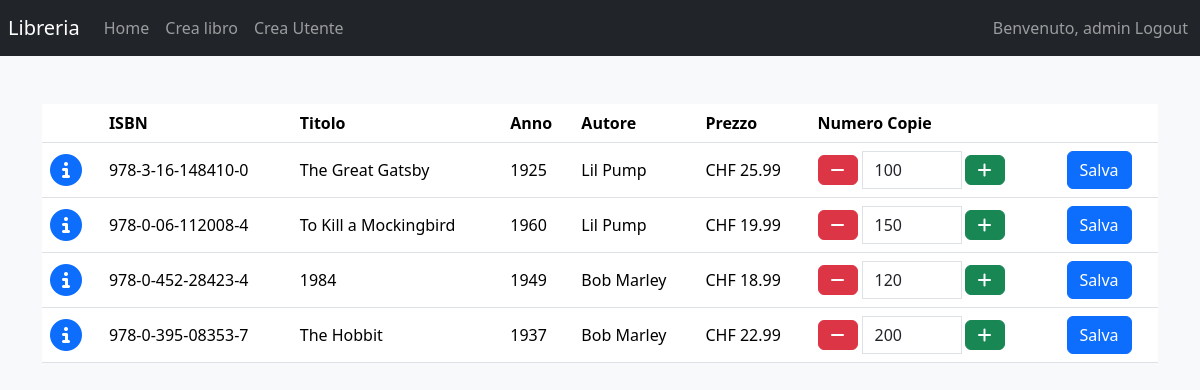
Screenshot of /Applicativo/dashboard (signed in) with the database file from the repository.
### tables this page shows
CREATE TABLE book(
  id INT NOT NULL AUTO_INCREMENT,
  title VARCHAR(45) NOT NULL,
  summary TEXT(500),
  release_year INT NOT NULL,
  `ISBN` CHAR(17) NOT NULL,
  price DOUBLE,
  cover_image CHAR(36),
  copies INT NOT NULL,
  author_id INT NOT NULL,
  publisher_id INT NOT NULL,
  PRIMARY KEY(id)
);

CREATE TABLE author(
  id INT NOT NULL AUTO_INCREMENT,
  `name` VARCHAR(45) NOT NULL,
  surname VARCHAR(45) NOT NULL,
  birth_year INT,
  PRIMARY KEY(id)
);

### Applicativo/application/controller/dashboard.php (called while the page is built, shortened)
<?php
class Dashboard
{
    public function index()
    {
        require 'application/models/book.php';
        $books = Book::fetchBooks();
        require 'application/views/templates/header.php';
        require 'application/views/templates/nav.php';
        require 'application/views/dashboard/index.php';
        require 'application/views/templates/footer.php';
    }
}

### Applicativo/index.php (called while the page is built, shortened)
<?php
require 'application/libs/application.php';
$app = new Application();

### Applicativo/application/models/book.php (called while the page is built, shortened)
<?php
class Book
{
    public function getId()
    {
        return $this->id;
    }
    public function getTitle()
    {
        return $this->title;
    }
    public function getReleaseYear()
    {
        return $this->releaseYear;
    }
    public function getIsbn()
    {
        return $this->isbn;
    }
    public function getPrice()
    {
        return $this->price;
    }
    public function getCopies()
    {
        return $this->copies;
    }
    public function getAuthor()
    {
        return $this->author;
    }
    private $id;
    private $title;
    private $releaseYear;
    private $isbn;
    private $price;
    private $copies;
    private $author;
    public function __construct($book)
    {
        require_once 'application/models/author.php';
        require_once 'application/models/publisher.php';
        $this->id = $book->id;
        $this->title = $book->title;
        $this->releaseYear = $book->release_year;
        $this->isbn = $book->ISBN;
        $this->price = $book->price;
        $this->copies = $book->copies;
        $this->author = Author::getAuthor($book->author_id);
        $this->publisher = Publisher::getPublisher($book->publisher_id);
    }
    public static function fetchBooks(){
        $statement = 'SELECT * FROM book;';
        $result = DB_CONNECTION->prepare($statement);
        $result->execute();
        $books = $result->fetchAll(PDO::FETCH_OBJ);
        $all = array();
        foreach ($books as $b){
            $all[] = new Book($b);
        }
        return $all;
    }
}

### Applicativo/application/models/author.php (called while the page is built, shortened)
<?php
class Author
{
    private $name;
    private $surname;
    public function __construct($obj)
    {
        $this->name = $obj->name;
        $this->surname = $obj->surname;
    }
    public function getName()
    {
        return $this->name;
    }
    public function getSurname()
    {
        return $this->surname;
    }
    public static function getAuthor($id){
        $statement = 'SELECT * FROM author WHERE id = :id;';
        $result = DB_CONNECTION->prepare($statement);
        $result->bindParam(':id', $id, PDO::PARAM_INT);
        $result->execute();
        $author = $result->fetch(PDO::FETCH_OBJ);
        $a = new Author($author);
        return $a;
    }
}

### Applicativo/application/models/publisher.php (called while the page is built, shortened)
<?php
class Publisher
{
    public static function getPublisher($id){
        $statement = 'SELECT * FROM publisher WHERE id = :id;';
        $result = DB_CONNECTION->prepare($statement);
        $result->bindParam(':id', $id, PDO::PARAM_INT);
        $result->execute();
        $publisher = $result->fetch(PDO::FETCH_OBJ);
        $p = new Publisher($publisher);
        return $p;
    }
}

### Applicativo/application/views/dashboard/index.php (the view, shortened to what this page needs)
<div class="container mt-5">
    <div class="table-responsive">
        <table class="table">
            <thead>
            <tr>
                <th scope="col"></th>
                <th scope="col" class="d-none d-md-table-cell">ISBN</th>
                <th scope="col">Titolo</th>
                <th scope="col" class="d-none d-md-table-cell">Anno</th>
                <th scope="col">Autore</th>
                <th scope="col">Prezzo</th>
                <th scope="col" class="d-none d-md-table-cell">Numero Copie</th>
                <th scope="col" class="d-none d-md-table-cell"></th>
            </tr>
            </thead>
            <tbody>
            <?php foreach ($books as $book) : ?>
            <tr>
                <form class="update-copies-form" method="post" action="<?php echo URL ?>bookinfo/update/<?php echo $book->getId() ?>">
                    <td class="align-middle" onclick="location.href = '/bookinfo/book/<?php echo $book->getId() ?>'"><i class="fa-solid fa-circle-info fs-2" style="color: var(--bs-blue);"></i></td>
                    <td class="d-none d-md-table-cell align-middle"><?php echo $book->getIsbn() ?></td>
                    <td class="align-middle"><?php echo $book->getTitle() ?></td>
                    <td class="d-none d-md-table-cell align-middle"><?php echo $book->getReleaseYear() ?></td>
                    <td class="align-middle"><?php echo $book->getAuthor()->getName() . " " . $book->getAuthor()->getSurname() ?></td>
                    <td class="align-middle">CHF <?php echo $book->getPrice() ?></td>
                    <td class="d-none d-md-table-cell align-middle">
                        <div class="input-group align-items-center">
                            <span class="input-group-btn">
                                <button type="button" class="btn btn-danger btn-number btn-decrement">
                                    <i class="fas fa-minus"></i>
                                </button>
                            </span>
                            <input type="number" name="copies" class="form-control input-number mx-1" style="max-width: 100px;" value="<?php echo $book->getCopies() ?>" min="0">
                             <span class="input-group-btn">
                                <button type="button" class="btn btn-success btn-number btn-increment">
                                    <i class="fas fa-plus"></i>
                                </button>
                            </span>
                        </div>
                    </td>
                    <td class="d-none d-md-table-cell align-middle">
                        <button type="submit" class="btn btn-primary">Salva</button>
                    </td>
                </form>
            </tr>
            <?php endforeach; ?>
            </tbody>
        </table>
    </div>
</div>

### Applicativo/application/libs/application.php (shortened to what this page needs)
<?php
class Application
{
    private $url_controller = null;
    private $url_action = null;
    private $url_parameter_1 = null;
    private $url_parameter_2 = null;
    private $url_parameter_3 = null;
    public function __construct()
    {
        if (file_exists('./application/controller/' . $this->url_controller . '.php')) {
            $this->url_controller = new $this->url_controller();
            if (method_exists($this->url_controller, $this->url_action)) {
                if (isset($this->url_parameter_3)) {
                    $this->url_controller->{$this->url_action}($this->url_parameter_1, $this->url_parameter_2,
                        $this->url_parameter_3);
                } elseif (isset($this->url_parameter_2)) {
                    $this->url_controller->{$this->url_action}($this->url_parameter_1, $this->url_parameter_2);
                } elseif (isset($this->url_parameter_1)) {
                    $this->url_controller->{$this->url_action}($this->url_parameter_1);
                } else {
                    $this->url_controller->{$this->url_action}();
                }
            } else {
                $this->url_controller->index();
            }
        } else {
            require './application/controller/home.php';
            $home = new Home();
            $home->index();
        }
    }
    private function splitUrl()
    {
        if (isset($_GET['url'])) {
            $url = rtrim($_GET['url'], '/');
            $url = filter_var($url, FILTER_SANITIZE_URL);
            $url = explode('/', $url);
            $this->url_controller = (isset($url[0]) ? $url[0] : null);
            $this->url_action = (isset($url[1]) ? $url[1] : null);
            $this->url_parameter_1 = (isset($url[2]) ? $url[2] : null);
            $this->url_parameter_2 = (isset($url[3]) ? $url[3] : null);
            $this->url_parameter_3 = (isset($url[4]) ? $url[4] : null);
        }
    }
}

### Applicativo/application/views/templates/header.php (shortened to what this page needs)
<html>
<head>
    <link href="https://cdn.jsdelivr.net/npm/bootstrap@5.3.2/dist/css/bootstrap.min.css" rel="stylesheet">
    <link rel="stylesheet" href="https://cdnjs.cloudflare.com/ajax/libs/font-awesome/6.5.1/css/all.min.css" />
</head>
<body style="background-color: #f8f9fa;">

### Applicativo/application/views/templates/nav.php (shortened to what this page needs)
<nav class="navbar navbar-expand-lg navbar-dark bg-dark px-2">
    <a class="navbar-brand" href="#">Libreria</a>
    <div class="collapse navbar-collapse" id="navbarNav">
        <ul class="navbar-nav">
            <li class="nav-item">
                <a class="nav-link" href="#">Home</a>
            </li>
            <?php if ($_SESSION['is_admin']): ?>
                <li class="nav-item">
                    <a class="nav-link" href="<?php echo URL . 'management' ?>">Crea libro</a>
                </li>
                <li class="nav-item">
                    <a class="nav-link" href="<?php echo URL . 'usercreation' ?>">Crea Utente</a>
                </li>
            <?php endif; ?>
        </ul>
    </div>
    <div class="d-flex ms-auto">
        <span class="navbar-text">
            Benvenuto, <?php echo $_SESSION['username']; ?>
        </span>
        <ul class="navbar-nav">
            <li class="nav-item">
                <a class="nav-link px-1" href="<?php echo URL . 'login/logout' ?>">Logout</a>
            </li>
        </ul>
    </div>
</nav>

### Applicativo/application/views/templates/footer.php
</body>
</html>

### rows the page displays
book: ISBN "978-3-16-148410-0", title "The Great Gatsby", release_year "1925", author.name "Lil", author.surname "Pump", price "25.99", copies "100"
book: ISBN "978-0-06-112008-4", title "To Kill a Mockingbird", release_year "1960", author.name "Lil", author.surname "Pump", price "19.99", copies "150"
book: ISBN "978-0-452-28423-4", title "1984", release_year "1949", author.name "Bob", author.surname "Marley", price "18.99", copies "120"
book: ISBN "978-0-395-08353-7", title "The Hobbit", release_year "1937", author.name "Bob", author.surname "Marley", price "22.99", copies "200"

### other values shown
$_SESSION['username'] "admin"
